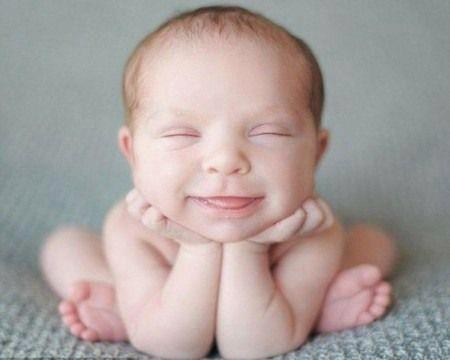
#> input picture data/download.jpeg, 450 x 360 px
$ jupyter execute '1.2. transition_conv2d_max_pool.ipynb'   (shell and % lines are left out)
#> lines starting #> are read from the running program, lines starting #| are printed output that depends on the picture
# Convolution & Pool

## Math of Convolution

[cell 1]
# ini biar semua langsung di tampilin di browser

# panggil tukang visualisasi
import matplotlib
import matplotlib.pyplot as plt

# panggil tukang hitung
import numpy as np

# panggil tukang olah gambar
from skimage import io, color, feature, measure
from skimage.measure import block_reduce as pool2d

from scipy import signal

[cell 2]
image = np.array([
    [1,1,1,0,0],
    [0,1,1,1,0],
    [0,0,1,1,1],
    [0,0,1,1,0],
    [0,1,1,0,0]
])

plt.imshow(image, cmap='gray')
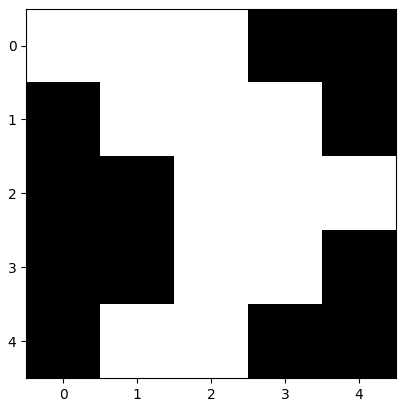
#> figure drawn by matplotlib, 1 panel

[cell 3]
kernel = np.array([
    [1,0,1],
    [0,1,0],
    [1,0,1],
])

plt.imshow(kernel, cmap='gray')
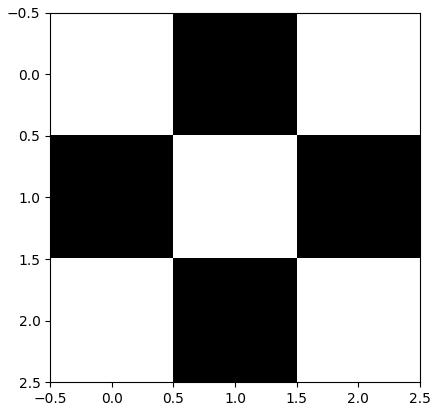
#> figure drawn by matplotlib, 1 panel

[cell 4]
# convolution operation
conv2d = signal.convolve2d(image, kernel, mode='valid')
plt.imshow(conv2d, cmap='gray')
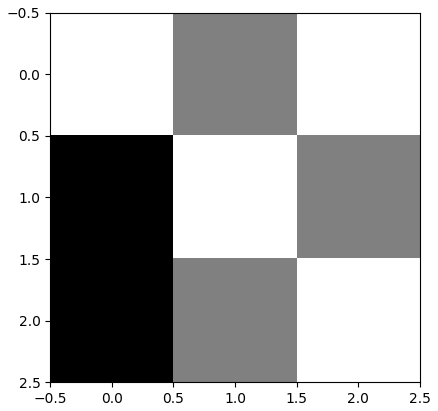
#> figure drawn by matplotlib, 1 panel

[cell 5]
print(conv2d)

## Math Of Pool

[cell 6]
image = np.array([
    [1,1,2,4],
    [5,6,7,8],
    [3,2,1,0],
    [1,2,3,4]
])
pkernel = (2,2)
pool = pool2d(image, pkernel, np.max)
print(pool)

[cell 7]
plt.imshow(pool, cmap='gray')
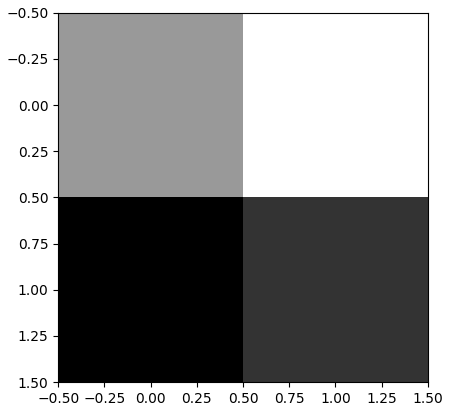
#> figure drawn by matplotlib, 1 panel

## Yuk cari contoh kasus Dari gambar beneran

[cell 8]
img = io.imread('data/download.jpeg')
#> img is the input picture: shape (360, 450, 3); mean R, G, B 169.7, 159, 156.1
gray = color.rgb2gray(img)
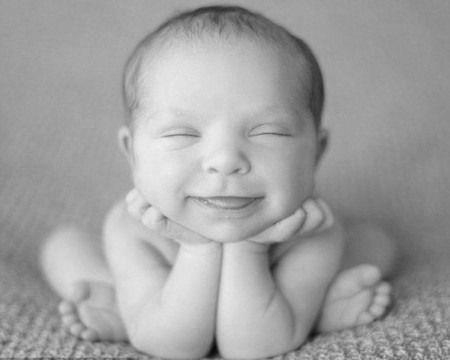
#> gray: shape (360, 450) float64; min 0.0372, max 0.951, mean 0.632
plt.imshow(gray, cmap='gray')

[cell 9]
edge = np.array([
    [1,0,-1],
    [1,0,-1],
    [1,0,-1]
])

laplacian = np.array([
    [ 0, -1,  0],
    [-1,  4, -1],
    [ 0, -1,  0]
])

sobel = np.array([
    [1,0,-1],
    [2,0,-2],
    [1,0,-1]
])

scharr = np.array([
    [ 3, 0,  -3],
    [10, 0, -10],
    [ 3, 0,  -3]
])

gaussian = np.array([
    [1/16, 1/8, 1/16],
    [1/8,  1/4, 1/8],
    [1/16, 1/8, 1/16]
])

kernel = np.array([
    [1,0,1],
    [0,1,0],
    [1,0,1],
])

[cell 10]
# convolution operation
conv2d = signal.convolve2d(gray, gaussian, boundary='symm', mode='same')
plt.imshow(conv2d, cmap='gray')

[cell 11]
# pool operation
kernel = (2,2)
pool = pool2d(conv2d, kernel, np.max)
plt.imshow(pool, cmap='gray')

[cell 12]
kernel = np.array([
    [1,0,-1],
    [1,0,-1],
    [1,0,-1],
])

conv2d = signal.convolve2d(pool, kernel, boundary='symm', mode='same')
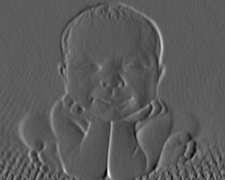
#> conv2d: shape (180, 225) float64; min -0.821, max 1.46, mean -0.000962; drawn with min black and max white
plt.imshow(conv2d, cmap='gray')

[cell 13]
kernel = (2,2)
pool = pool2d(conv2d, kernel, np.max)
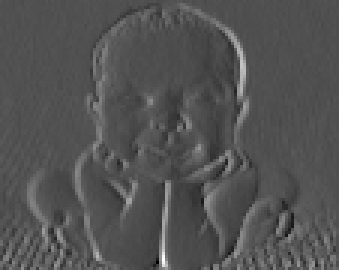
#> pool: shape (90, 113) float64 (shown 3 times larger); min -0.658, max 1.46, mean 0.0334; drawn with min black and max white
plt.imshow(pool, cmap='gray')
